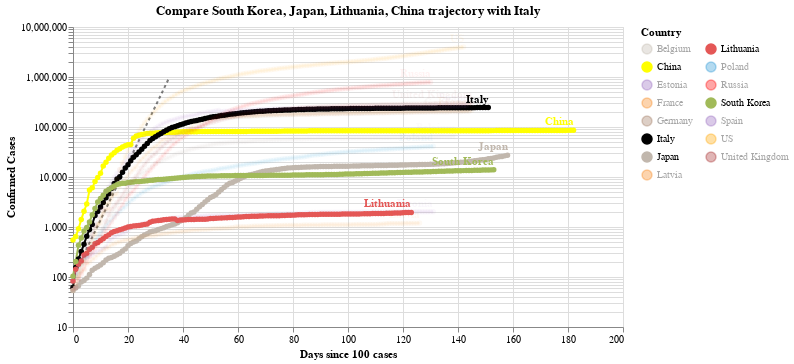

Notebook cell for this chart:
### Code cell
#hide_input
chart3 = make_since_chart(dff2, ['South Korea', 'Japan', 'Lithuania', 'China'], baseline_countries)
chart3

### Figure 1 — Vega-Lite specification as saved in the notebook (floating-point values rounded to 4 significant figures; data arrays with more than 128 entries replaced by an {"elided": "..."} marker saying what was removed)
{"config": {"view": {"continuousWidth": 400, "continuousHeight": 300}}, "layer": [{"data": {"name": "data-628230001892d6798b50651be41d1b3e"}, "mark": {"type": "line", "color": "black", "opacity": 0.5, "strokeDash": [3, 3]}, "encoding": {"x": {"type": "quantitative", "field": "Days since 100 cases"}, "y": {"type": "quantitative", "field": "Confirmed Cases"}}}, {"data": {"name": "data-cf6274a33aa3f33e53c66ff3a066b12b"}, "mark": {"type": "line", "point": true}, "encoding": {"color": {"type": "nominal", "field": "Country", "legend": {"columns": 2}, "scale": {"domain": ["Belgium", "China", "Estonia", "France", "Germany", "Italy", "Japan", "Latvia", "Lithuania", "Poland", "Russia", "South Korea", "Spain", "US", "United Kingdom"], "range": ["#C1B7AD", "yellow", "#9467bd", "#F58518", "#9D755D", "black", "#C1B7AD", "#F58518", "#E45756", "#2495D3", "red", "#A1BA59", "#9467bd", "orange", "brown"]}}, "opacity": {"condition": {"value": 1, "selection": "selector007"}, "value": 0.05}, "tooltip": [{"type": "nominal", "field": "Country"}, {"type": "temporal", "field": "Date"}, {"type": "quantitative", "field": "Confirmed Cases"}, {"type": "quantitative", "field": "Days since 100 cases"}], "x": {"type": "quantitative", "field": "Days since 100 cases"}, "y": {"type": "quantitative", "field": "Confirmed Cases", "scale": {"type": "log"}}}, "selection": {"selector007": {"type": "multi", "fields": ["Country"], "bind": "legend", "init": [{"Country": "South Korea"}, {"Country": "Japan"}, {"Country": "Lithuania"}, {"Country": "China"}, {"Country": "Italy"}]}}, "width": 550}, {"data": {"name": "data-cf6274a33aa3f33e53c66ff3a066b12b"}, "mark": {"type": "text", "align": "right", "dy": -8, "fontWeight": "bold"}, "encoding": {"color": {"type": "nominal", "field": "Country", "legend": {"columns": 2}, "scale": {"domain": ["Belgium", "China", "Estonia", "France", "Germany", "Italy", "Japan", "Latvia", "Lithuania", "Poland", "Russia", "South Korea", "Spain", "US", "United Kingdom"], "range": ["#C1B7AD", "yellow", "#9467bd", "#F58518", "#9D755D", "black", "#C1B7AD", "#F58518", "#E45756", "#2495D3", "red", "#A1BA59", "#9467bd", "orange", "brown"]}}, "opacity": {"condition": {"value": 1, "selection": "selector007"}, "value": 0.05}, "text": {"type": "nominal", "field": "Country"}, "tooltip": [{"type": "nominal", "field": "Country"}, {"type": "temporal", "field": "Date"}, {"type": "quantitative", "field": "Confirmed Cases"}, {"type": "quantitative", "field": "Days since 100 cases"}], "x": {"type": "quantitative", "field": "Days since 100 cases"}, "y": {"type": "quantitative", "field": "Confirmed Cases", "scale": {"type": "log"}}}, "transform": [{"filter": "(datum['Date'] >= 1595376000000)"}], "width": 550}], "title": "Compare South Korea, Japan, Lithuania, China trajectory with Italy", "$schema": "https://vega.github.io/schema/vega-lite/v4.0.2.json", "datasets": {"data-628230001892d6798b50651be41d1b3e": [{"Days since 100 cases": 0, "Confirmed Cases": 100.0}, {"Days since 100 cases": 1, "Confirmed Cases": 130.0}, {"Days since 100 cases": 2, "Confirmed Cases": 169.0}, {"Days since 100 cases": 3, "Confirmed Cases": 219.7}, {"Days since 100 cases": 4, "Confirmed Cases": 285.6}, {"Days since 100 cases": 5, "Confirmed Cases": 371.3}, {"Days since 100 cases": 6, "Confirmed Cases": 482.7}, {"Days since 100 cases": 7, "Confirmed Cases": 627.5}, {"Days since 100 cases": 8, "Confirmed Cases": 815.7}, {"Days since 100 cases": 9, "Confirmed Cases": 1060.0}, {"Days since 100 cases": 10, "Confirmed Cases": 1379.0}, {"Days since 100 cases": 11, "Confirmed Cases": 1792.0}, {"Days since 100 cases": 12, "Confirmed Cases": 2330.0}, {"Days since 100 cases": 13, "Confirmed Cases": 3029.0}, {"Days since 100 cases": 14, "Confirmed Cases": 3937.0}, {"Days since 100 cases": 15, "Confirmed Cases": 5119.0}, {"Days since 100 cases": 16, "Confirmed Cases": 6654.0}, {"Days since 100 cases": 17, "Confirmed Cases": 8650.0}, {"Days since 100 cases": 18, "Confirmed Cases": 11250.0}, {"Days since 100 cases": 19, "Confirmed Cases": 14620.0}, {"Days since 100 cases": 20, "Confirmed Cases": 19000.0}, {"Days since 100 cases": 21, "Confirmed Cases": 24710.0}, {"Days since 100 cases": 22, "Confirmed Cases": 32120.0}, {"Days since 100 cases": 23, "Confirmed Cases": 41750.0}, {"Days since 100 cases": 24, "Confirmed Cases": 54280.0}, {"Days since 100 cases": 25, "Confirmed Cases": 70560.0}, {"Days since 100 cases": 26, "Confirmed Cases": 91730.0}, {"Days since 100 cases": 27, "Confirmed Cases": 119300.0}, {"Days since 100 cases": 28, "Confirmed Cases": 155000.0}, {"Days since 100 cases": 29, "Confirmed Cases": 201500.0}, {"Days since 100 cases": 30, "Confirmed Cases": 262000.0}, {"Days since 100 cases": 31, "Confirmed Cases": 340600.0}, {"Days since 100 cases": 32, "Confirmed Cases": 442800.0}, {"Days since 100 cases": 33, "Confirmed Cases": 575600.0}, {"Days since 100 cases": 34, "Confirmed Cases": 748300.0}, {"Days since 100 cases": 35, "Confirmed Cases": 972800.0}], "data-cf6274a33aa3f33e53c66ff3a066b12b": {"elided": "2158 records"}}}
